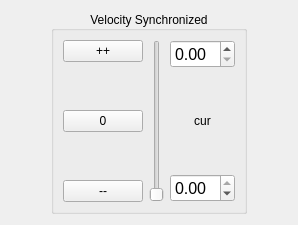
                    <widget class="QWidget" name="revolute_control_synchronized_tab_widget">
                      <attribute name="title">
                        <string>Synchronized</string>
                      </attribute>
                      <layout class="QHBoxLayout" name="revolute_control_synchronized_tab_widget_horizontal_layout">
                        <item>
                          <spacer name="revolute_control_synchronized_tab_widget_horizontal_layout_left_spacer">
                            <property name="orientation">
                              <enum>Qt::Horizontal</enum>
                            </property>
                            <property name="sizeHint" stdset="0">
                              <size>
                                <width>40</width>
                                <height>20</height>
                              </size>
                            </property>
                          </spacer>
                        </item>
                        <item>
                          <widget class="QGroupBox" name="revolute_control_synchronized_group_box">
                            <property name="title">
                              <string>Velocity Synchronized</string>
                            </property>
                            <property name="alignment">
                              <set>Qt::AlignCenter</set>
                            </property>
                            <layout class="QHBoxLayout" name="revolute_control_synchronized_horizontal_layout">
                              <item>
                                <layout class="QVBoxLayout" name="revolute_control_synchronized_button">
                                  <item>
                                    <widget class="QPushButton" name="revolute_control_synchronized_button_increase">
                                      <property name="text">
                                        <string>++</string>
                                      </property>
                                    </widget>
                                  </item>
                                  <item>
                                    <spacer name="revolute_control_synchronized_button_upper_spacer">
                                      <property name="orientation">
                                        <enum>Qt::Vertical</enum>
                                      </property>
                                      <property name="sizeHint" stdset="0">
                                        <size>
                                          <width>20</width>
                                          <height>40</height>
                                        </size>
                                      </property>
                                    </spacer>
                                  </item>
                                  <item>
                                    <widget class="QPushButton" name="revolute_control_synchronized_button_reset">
                                      <property name="text">
                                        <string>0</string>
                                      </property>
                                    </widget>
                                  </item>
                                  <item>
                                    <spacer name="revolute_control_synchronized_button_lower_spacer">
                                      <property name="orientation">
                                        <enum>Qt::Vertical</enum>
                                      </property>
                                      <property name="sizeHint" stdset="0">
                                        <size>
                                          <width>20</width>
                                          <height>40</height>
                                        </size>
                                      </property>
                                    </spacer>
                                  </item>
                                  <item>
                                    <widget class="QPushButton" name="revolute_control_synchronized_button_decrease">
                                      <property name="text">
                                        <string>--</string>
                                      </property>
                                    </widget>
                                  </item>
                                </layout>
                              </item>
                              <item>
                                <widget class="QSlider" name="revolute_control_synchronized_slider">
                                  <property name="orientation">
                                    <enum>Qt::Vertical</enum>
                                  </property>
                                </widget>
                              </item>
                              <item>
                                <layout class="QVBoxLayout" name="revolute_control_synchronized_value">
                                  <item>
                                    <widget class="QDoubleSpinBox" name="revolute_control_synchronized_value_maximum">
                                      <property name="font">
                                        <font>
                                          <pointsize>12</pointsize>
                                        </font>
                                      </property>
                                      <property name="font">
                                        <font>
                                          <pointsize>12</pointsize>
                                        </font>
                                      </property>
                                      <property name="minimum">
                                        <double>0.000000000000000</double>
                                      </property>
                                      <property name="maximum">
                                        <double>2.000000000000000</double>
                                      </property>
                                      <property name="singleStep">
                                        <double>0.100000000000000</double>
                                      </property>
                                    </widget>
                                  </item>
                                  <item>
                                    <spacer name="revolute_control_synchronized_value_upper_spacer">
                                      <property name="orientation">
                                        <enum>Qt::Vertical</enum>
                                      </property>
                                      <property name="sizeHint" stdset="0">
                                        <size>
                                          <width>20</width>
                                          <height>40</height>
                                        </size>
                                      </property>
                                    </spacer>
                                  </item>
                                  <item>
                                    <widget class="QLabel" name="revolute_control_synchronized_value_current">
                                      <property name="text">
                                        <string>cur</string>
                                      </property>
                                      <property name="alignment">
                                        <set>Qt::AlignCenter</set>
                                      </property>
                                    </widget>
                                  </item>
                                  <item>
                                    <spacer name="revolute_control_synchronized_value_lower_spacer">
                                      <property name="orientation">
                                        <enum>Qt::Vertical</enum>
                                      </property>
                                      <property name="sizeHint" stdset="0">
                                        <size>
                                          <width>20</width>
                                          <height>40</height>
                                        </size>
                                      </property>
                                    </spacer>
                                  </item>
                                  <item>
                                    <widget class="QDoubleSpinBox" name="revolute_control_synchronized_value_minimum">
                                      <property name="font">
                                        <font>
                                          <pointsize>12</pointsize>
                                        </font>
                                      </property>
                                      <property name="minimum">
                                        <double>-2.000000000000000</double>
                                      </property>
                                      <property name="maximum">
                                        <double>0.000000000000000</double>
                                      </property>
                                      <property name="singleStep">
                                        <double>0.100000000000000</double>
                                      </property>
                                    </widget>
                                  </item>
                                </layout>
                              </item>
                            </layout>
                          </widget>
                        </item>
                        <item>
                          <spacer name="revolute_control_synchronized_tab_widget_vertical_layout_right_spacer">
                            <property name="orientation">
                              <enum>Qt::Horizontal</enum>
                            </property>
                            <property name="sizeHint" stdset="0">
                              <size>
                                <width>40</width>
                                <height>20</height>
                              </size>
                            </property>
                          </spacer>
                        </item>
                      </layout>
                    </widget>
